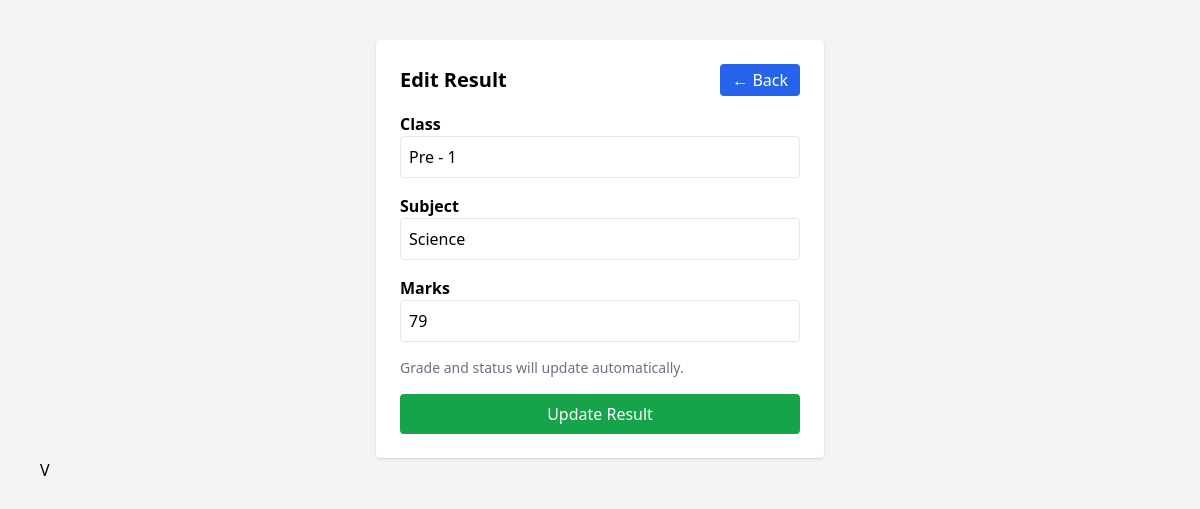
Page /edit_result.php?id=1 (signed in) on the committed database.
### tables this page shows
CREATE TABLE `results` (
  `result_id` int(11) NOT NULL,
  `student_id` int(11) DEFAULT NULL,
  `marks` int(11) DEFAULT NULL,
  `grade` varchar(5) DEFAULT NULL,
  `status` varchar(10) DEFAULT NULL,
  `subject` varchar(50) DEFAULT NULL,
  `class` varchar(50) DEFAULT NULL
);

### edit_result.php (the view, shortened to what this page needs)
<?php
include("database.php");
$id = intval($_GET['id']);
$stmt = mysqli_prepare($conn, "SELECT * FROM results WHERE result_id=?");
mysqli_stmt_bind_param($stmt, "i", $id);
mysqli_stmt_execute($stmt);
$res = mysqli_fetch_assoc(mysqli_stmt_get_result($stmt));
?>
<!DOCTYPE html>
<html>
<head>
<script src="https://cdn.tailwindcss.com"></script>
</head>
<body class="bg-gray-100 p-10">
<div class="max-w-md mx-auto bg-white p-6 rounded shadow">
<div class="flex justify-between items-center mb-4">
<h2 class="text-xl font-bold">Edit Result</h2>
<a href="manage_results.php"
class="bg-blue-600 text-white px-3 py-1 rounded">
← Back
</a>
</div>
<form method="POST">
<label class="block font-semibold">Class</label>
<input type="text" name="class"
value="<?php echo htmlspecialchars($res['class']); ?>"
class="w-full border p-2 mb-4 rounded" required>
<label class="block font-semibold">Subject</label>
<input type="text" name="subject"
value="<?php echo htmlspecialchars($res['subject']); ?>"
class="w-full border p-2 mb-4 rounded" required>
<label class="block font-semibold">Marks</label>
<input type="number" name="marks"
value="<?php echo $res['marks']; ?>"
class="w-full border p-2 mb-4 rounded" required>
<p class="text-sm text-gray-500 mb-4">
Grade and status will update automatically.
</p>
<button type="submit" name="update"
class="bg-green-600 text-white px-4 py-2 rounded w-full">
Update Result
</button>
</form>
</div>
</body>
</html>V

### rows in the picture
results: class "Pre - 1", subject "Science", marks "79"
